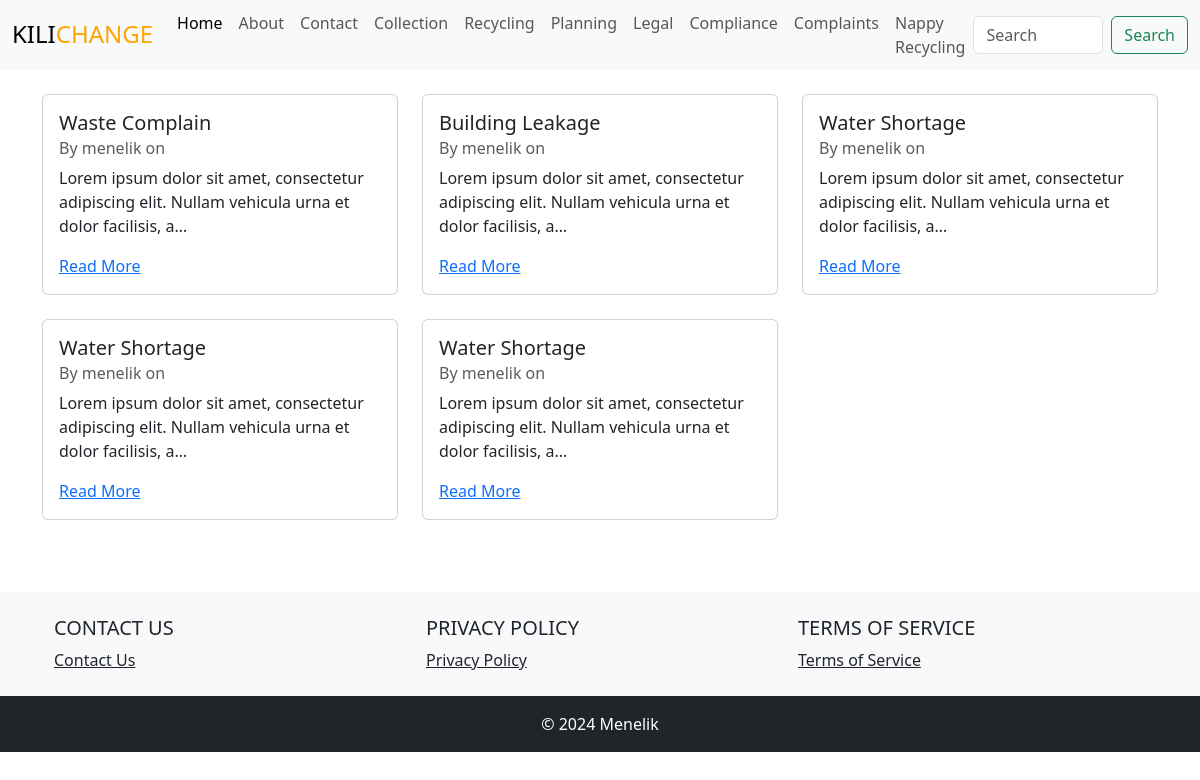
Screenshot of /blog/ with the database file from the repository.
### blog/models.py (models this page shows, shortened)
class Posts(models.Model):
    author = models.ForeignKey(settings.AUTH_USER_MODEL, on_delete=models.CASCADE)
    title = models.CharField(max_length=30, null=False )
    image = models.ImageField((""), upload_to=None, height_field=None, width_field=None, max_length=None)
    created_at = models.DateTimeField(auto_now_add=True)
    content = models.TextField()

### blog/views.py (the view)
# urls.py: path('', views.home, name="blog_home"),
def home(request):
    posts = Posts.objects.all()
    context = {
        'posts': posts
    }
    return render(request, 'blog/home.html', context)

### blog/templates/blog/home.html (shortened to what this page needs)
<!DOCTYPE html>
<html>
<head>
    <link rel="stylesheet" href="">
    <link href="https://cdn.jsdelivr.net/npm/bootstrap@5.3.3/dist/css/bootstrap.min.css" rel="stylesheet">
</head>
<body>
    <nav class="navbar navbar-expand-lg navbar-light bg-light" style="height:70px;">
        <div class="container-fluid">
          <a class="navbar-brand" href="/">
            <span class="h4" style="color: black;">KILI</span><span class="h4" style="color: orange;">CHANGE</span>
          </a>
          <div class="collapse navbar-collapse" id="navbarTogglerDemo03">
            <ul class="navbar-nav me-auto mb-2 mb-lg-0">
              <li class="nav-item">
                <a class="nav-link active" aria-current="page" href="/">Home</a>
              </li>
              <li class="nav-item">
                <a class="nav-link" href="/about">About</a>
              </li>
              <li class="nav-item">
                <a class="nav-link" href="/contact">Contact</a>
              </li>
              <li class="nav-item">
                <a class="nav-link" href="/collection">Collection</a>
              </li>
              <li class="nav-item">
                <a class="nav-link" href="/recycle">Recycling</a>
              </li>
              <li class="nav-item">
                <a class="nav-link" href="/planningact">Planning</a>
              </li>
              <li class="nav-item">
                <a class="nav-link" href="/legalaction">Legal</a>
              </li>
              <li class="nav-item">
                <a class="nav-link" href="/compliance">Compliance</a>
              </li>
              <li class="nav-item">
                <a class="nav-link" href="/blog">Complaints</a>
              </li>
              <li class="nav-item">
                <a class="nav-link" href="/nappyrecycling">Nappy Recycling</a>
              </li>
            </ul>
            <form class="d-flex" role="search">
              <input class="form-control me-2" type="search" placeholder="Search" aria-label="Search">
              <button class="btn btn-outline-success" type="submit">Search</button>
            </form>
          </div>
        </div>
      </nav>
    <div class="container mt-4">
        <div class="row">
            {% for post in posts %}
            <div class="col-md-4 mb-4">
                <div class="card">
                    <div class="card-body">
                        <h5 class="card-title">{{ post.title }}</h5>
                        <h6 class="card-subtitle mb-2 text-muted">By {{ post.author }} on {{ post.date_posted }}</h6>
                        <p class="card-text">{{ post.content | truncatechars:100 }}</p>
                        <a href="signup/" class="card-link">Read More</a>
                    </div>
                </div>
            </div>
            {% endfor %}
        </div>
    </div>
    <footer class="bg-light text-center text-lg-start mt-5">
        <div class="container p-4">
            <div class="row">
                <div class="col-lg-4 col-md-6 mb-4 mb-md-0">
                    <h5 class="text-uppercase">Contact Us</h5>
                    <ul class="list-unstyled mb-0">
                        <li><a href="#!" class="text-dark">Contact Us</a></li>
                    </ul>
                </div>
                <div class="col-lg-4 col-md-6 mb-4 mb-md-0">
                    <h5 class="text-uppercase">Privacy Policy</h5>
                    <ul class="list-unstyled mb-0">
                        <li><a href="#!" class="text-dark">Privacy Policy</a></li>
                    </ul>
                </div>
                <div class="col-lg-4 col-md-6 mb-4 mb-md-0">
                    <h5 class="text-uppercase">Terms of Service</h5>
                    <ul class="list-unstyled mb-0">
                        <li><a href="#!" class="text-dark">Terms of Service</a></li>
                    </ul>
                </div>
            </div>
        </div>
        <div class="text-center p-3 bg-dark text-white">
            © 2024 Menelik
        </div>
    </footer>
</body>
</html>

### blog/templates/blog/home.html (style rules this page uses)
footer { bottom: 0; position: relative; width: 100%; }

### rows the page displays
Posts: title "Waste Complain", author "menelik", content "Lorem ipsum dolor sit amet, consectetur adipiscing elit. Nullam vehicula urna et dolor facilisis, a…"
Posts: title "Building Leakage", author "menelik", content "Lorem ipsum dolor sit amet, consectetur adipiscing elit. Nullam vehicula urna et dolor facilisis, a…"
Posts: title "Water Shortage", author "menelik", content "Lorem ipsum dolor sit amet, consectetur adipiscing elit. Nullam vehicula urna et dolor facilisis, a…"
Posts: title "Water Shortage", author "menelik", content "Lorem ipsum dolor sit amet, consectetur adipiscing elit. Nullam vehicula urna et dolor facilisis, a…"
Posts: title "Water Shortage", author "menelik", content "Lorem ipsum dolor sit amet, consectetur adipiscing elit. Nullam vehicula urna et dolor facilisis, a…"
